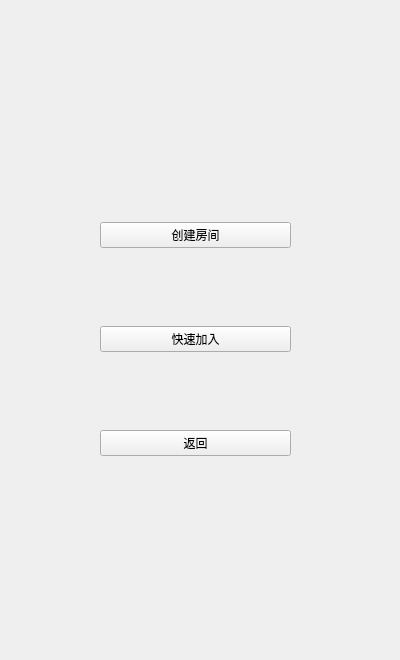
<?xml version="1.0" encoding="UTF-8"?>
<ui version="4.0">
 <class>online</class>
 <widget class="QWidget" name="online">
  <property name="geometry">
   <rect>
    <x>0</x>
    <y>0</y>
    <width>400</width>
    <height>660</height>
   </rect>
  </property>
  <property name="windowTitle">
   <string>Form</string>
  </property>
  <widget class="QWidget" name="">
   <property name="geometry">
    <rect>
     <x>100</x>
     <y>150</y>
     <width>191</width>
     <height>381</height>
    </rect>
   </property>
   <layout class="QVBoxLayout" name="verticalLayout">
    <item>
     <widget class="QPushButton" name="create_room">
      <property name="enabled">
       <bool>true</bool>
      </property>
      <property name="text">
       <string>创建房间</string>
      </property>
     </widget>
    </item>
    <item>
     <widget class="QPushButton" name="quick_join">
      <property name="text">
       <string>快速加入</string>
      </property>
     </widget>
    </item>
    <item>
     <widget class="QPushButton" name="GoBackBtn">
      <property name="text">
       <string>返回</string>
      </property>
     </widget>
    </item>
   </layout>
  </widget>
 </widget>
 <resources/>
 <connections/>
</ui>
